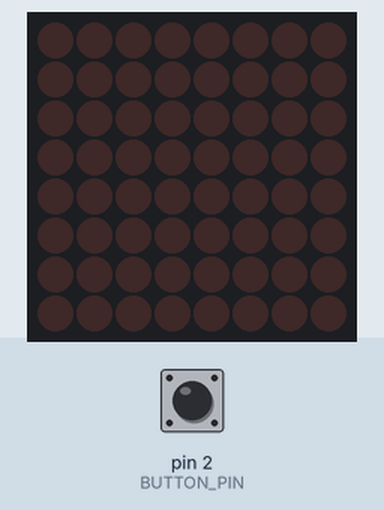
Bench run of a sketch on a simulated Arduino Uno, built with avr-gcc and run on an emulated ATmega328P. Parts: 8×8 LED matrix. The inputs (shaded band) are chosen by the test bench; at power-on: pin 2 (BUTTON_PIN) HIGH.

Above: at 1.2 s.
1.3 s: pin 2 (BUTTON_PIN) pulled LOW for 1 s
At 1.43 s:
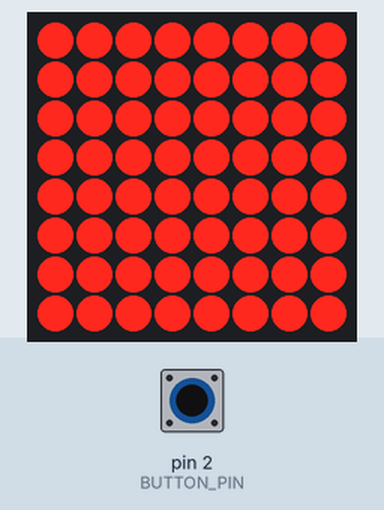
3.8 s: pin 2 (BUTTON_PIN) pulled LOW for 0.15 s
5.4 s: pin 2 (BUTTON_PIN) pulled LOW for 3.2 s
At 8.7 s:
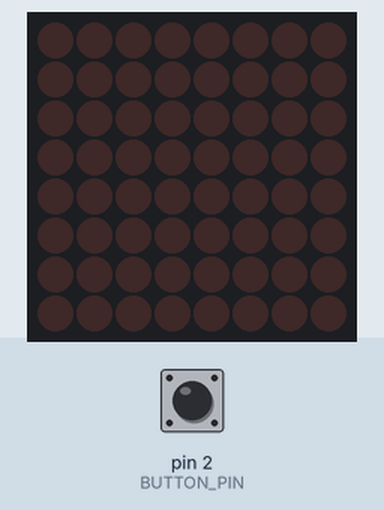
Timing chart, 0 to 10.2 s (numbered marks = the images above; inputs shaded):
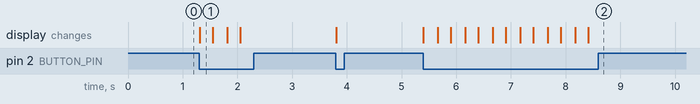

Measured:
- after the input at 1.3 s, the display: changes at once (image 1)
- after the input at 5.4 s, the display: changes at once (image 2)

The sketch:

prueba_led_botom.ino
```cpp
#include <Arduino.h>
#include <LedControl.h>

#define DIN_PIN 11
#define CLK_PIN 13
#define CS_PIN 10
#define BUTTON_PIN 2

LedControl lc = LedControl(DIN_PIN, CLK_PIN, CS_PIN, 1);

int estadoMatriz = 0;
unsigned long ultimoBoton = 0;

void setup()
{
    pinMode(BUTTON_PIN, INPUT_PULLUP);
    lc.shutdown(0, false);
    lc.setIntensity(0, 8);
    lc.clearDisplay(0);
}

void loop()
{
    if (digitalRead(BUTTON_PIN) == LOW)
    {
        if (millis() - ultimoBoton > 250)
        {
            ultimoBoton = millis();
            estadoMatriz = !estadoMatriz;
            if (estadoMatriz)
            {
                encenderMatriz();
            }
            else
            {
                apagarMatriz();
            }
        }
    }
}
void encenderMatriz()
{
    int fila;
    int columna;
    for (fila = 0; fila < 8; fila++)
    {
        for (columna = 0; columna < 8; columna++)
        {
            lc.setLed(0, fila, columna, true);
        }
    }
}
void apagarMatriz()
{
    lc.clearDisplay(0);
}
```
